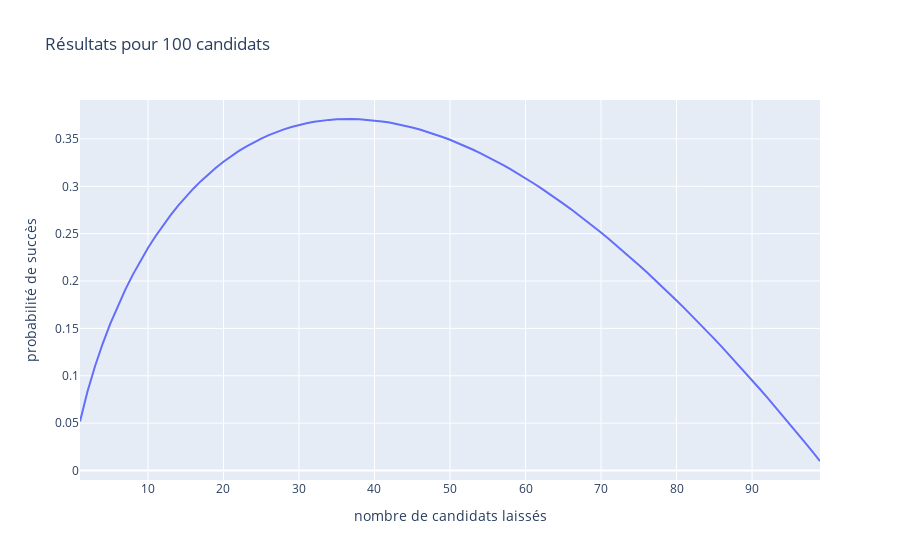

The cell this chart's notebook holds for it:
### Code cell
# plotly figure
fig = px.line(df1, x="nombre de candidats laissés", y="probabilité de succès",
title='Résultats pour 100 candidats')
fig.show()

### Figure 1 — Plotly figure (JSON) as saved in the notebook; plotly's stock layout.template omitted (floating-point values rounded to 4 significant figures)
{"data": [{"hovertemplate": "nombre de candidats laissés=%{x}<br>probabilité de succès=%{y}<extra></extra>", "legendgroup": "", "line": {"color": "#636efa", "dash": "solid"}, "marker": {"symbol": "circle"}, "mode": "lines", "name": "", "orientation": "v", "showlegend": false, "type": "scatter", "x": [1, 2, 3, 4, 5, 6, 7, 8, 9, 10, 11, 12, 13, 14, 15, 16, 17, 18, 19, 20, 21, 22, 23, 24, 25, 26, 27, 28, 29, 30, 31, 32, 33, 34, 35, 36, 37, 38, 39, 40, 41, 42, 43, 44, 45, 46, 47, 48, 49, 50, 51, 52, 53, 54, 55, 56, 57, 58, 59, 60, 61, 62, 63, 64, 65, 66, 67, 68, 69, 70, 71, 72, 73, 74, 75, 76, 77, 78, 79, 80, 81, 82, 83, 84, 85, 86, 87, 88, 89, 90, 91, 92, 93, 94, 95, 96, 97, 98, 99], "xaxis": "x", "y": [0.05177, 0.08355, 0.1103, 0.1338, 0.1547, 0.1736, 0.1909, 0.2068, 0.2214, 0.2348, 0.2473, 0.2589, 0.2696, 0.2796, 0.2889, 0.2975, 0.3054, 0.3128, 0.3196, 0.3259, 0.3317, 0.337, 0.3419, 0.3463, 0.3504, 0.354, 0.3572, 0.3601, 0.3626, 0.3647, 0.3665, 0.368, 0.3692, 0.3701, 0.3707, 0.371, 0.371, 0.3708, 0.3703, 0.3695, 0.3685, 0.3673, 0.3658, 0.364, 0.3621, 0.3599, 0.3575, 0.3549, 0.3521, 0.3491, 0.3459, 0.3425, 0.3388, 0.3351, 0.3311, 0.3269, 0.3226, 0.3181, 0.3134, 0.3085, 0.3035, 0.2983, 0.2929, 0.2874, 0.2818, 0.2759, 0.27, 0.2639, 0.2576, 0.2512, 0.2446, 0.2379, 0.2311, 0.2241, 0.217, 0.2098, 0.2024, 0.1949, 0.1873, 0.1795, 0.1716, 0.1636, 0.1555, 0.1473, 0.1389, 0.1304, 0.1218, 0.1131, 0.1043, 0.09533, 0.08627, 0.07711, 0.06784, 0.05846, 0.04898, 0.03939, 0.0297, 0.0199, 0.01], "yaxis": "y"}], "layout": {"legend": {"tracegroupgap": 0}, "title": {"text": "Résultats pour 100 candidats"}, "xaxis": {"anchor": "y", "domain": [0, 1], "title": {"text": "nombre de candidats laissés"}}, "yaxis": {"anchor": "x", "domain": [0, 1], "title": {"text": "probabilité de succès"}}}}
